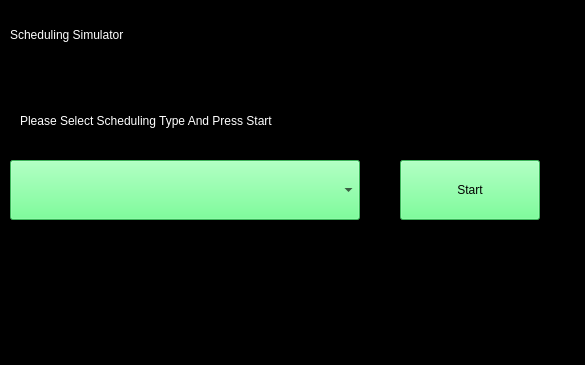
<?xml version="1.0" encoding="UTF-8"?>
<ui version="4.0">
 <class>OS_Sim</class>
 <widget class="QWidget" name="OS_Sim">
  <property name="geometry">
   <rect>
    <x>0</x>
    <y>0</y>
    <width>585</width>
    <height>365</height>
   </rect>
  </property>
  <property name="windowTitle">
   <string>OS_Sim</string>
  </property>
  <property name="styleSheet">
   <string notr="true">background-color: rgb(0, 0, 0);</string>
  </property>
  <widget class="QPushButton" name="SelectScheduling">
   <property name="geometry">
    <rect>
     <x>400</x>
     <y>160</y>
     <width>140</width>
     <height>60</height>
    </rect>
   </property>
   <property name="styleSheet">
    <string notr="true">font: 14pt &quot;Sans Serif&quot;;
background-color: rgb(85, 255, 127);</string>
   </property>
   <property name="text">
    <string>Start</string>
   </property>
  </widget>
  <widget class="QComboBox" name="SchedulingType">
   <property name="geometry">
    <rect>
     <x>10</x>
     <y>160</y>
     <width>350</width>
     <height>60</height>
    </rect>
   </property>
   <property name="styleSheet">
    <string notr="true">font: 14pt &quot;Sans Serif&quot;;
background-color: rgb(85, 255, 127);</string>
   </property>
   <item>
    <property name="text">
     <string/>
    </property>
   </item>
   <item>
    <property name="text">
     <string>FirstIn FirstOut Scheduling</string>
    </property>
   </item>
   <item>
    <property name="text">
     <string>Shortest Job First Scheduling</string>
    </property>
   </item>
   <item>
    <property name="text">
     <string>Prority Scheduling Scheduling</string>
    </property>
   </item>
   <item>
    <property name="text">
     <string>Round Robin Scheduling</string>
    </property>
   </item>
  </widget>
  <widget class="QLabel" name="label">
   <property name="geometry">
    <rect>
     <x>20</x>
     <y>110</y>
     <width>490</width>
     <height>21</height>
    </rect>
   </property>
   <property name="styleSheet">
    <string notr="true">font: 14pt &quot;Sans Serif&quot;;
color: rgb(255, 255, 255);</string>
   </property>
   <property name="text">
    <string>Please Select Scheduling Type And Press Start</string>
   </property>
  </widget>
  <widget class="QLabel" name="label_2">
   <property name="geometry">
    <rect>
     <x>10</x>
     <y>10</y>
     <width>560</width>
     <height>50</height>
    </rect>
   </property>
   <property name="styleSheet">
    <string notr="true">color: rgb(255, 255, 255);
font: 28pt &quot;Sans Serif&quot;;</string>
   </property>
   <property name="text">
    <string>Scheduling Simulator</string>
   </property>
  </widget>
 </widget>
 <layoutdefault spacing="6" margin="11"/>
 <resources/>
 <connections/>
</ui>
